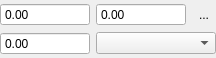
<?xml version="1.0" encoding="UTF-8"?>
<ui version="4.0">
 <class>Form</class>
 <widget class="QWidget" name="Form">
  <property name="geometry">
   <rect>
    <x>0</x>
    <y>0</y>
    <width>216</width>
    <height>54</height>
   </rect>
  </property>
  <property name="windowTitle">
   <string>Form</string>
  </property>
  <layout class="QGridLayout" name="gridLayout">
   <property name="leftMargin">
    <number>0</number>
   </property>
   <property name="topMargin">
    <number>3</number>
   </property>
   <property name="rightMargin">
    <number>0</number>
   </property>
   <property name="bottomMargin">
    <number>3</number>
   </property>
   <property name="spacing">
    <number>6</number>
   </property>
   <item row="0" column="0">
    <widget class="MagnitudeSpinBox" name="fromBox">
     <property name="toolTip">
      <string>Start Line</string>
     </property>
     <property name="buttonSymbols">
      <enum>QAbstractSpinBox::NoButtons</enum>
     </property>
    </widget>
   </item>
   <item row="0" column="1">
    <widget class="MagnitudeSpinBox" name="toBox">
     <property name="toolTip">
      <string>Finish Line</string>
     </property>
     <property name="buttonSymbols">
      <enum>QAbstractSpinBox::NoButtons</enum>
     </property>
    </widget>
   </item>
   <item row="0" column="2">
    <widget class="QToolButton" name="goButton">
     <property name="text">
      <string>...</string>
     </property>
     <property name="icon">
      <iconset resource="Experiment.qrc">
       <normaloff>:/openicon/icons/media-playback-start-7.png</normaloff>:/openicon/icons/media-playback-start-7.png</iconset>
     </property>
     <property name="autoRaise">
      <bool>true</bool>
     </property>
    </widget>
   </item>
   <item row="1" column="0">
    <widget class="MagnitudeSpinBox" name="stepsBox">
     <property name="toolTip">
      <string>number of steps</string>
     </property>
     <property name="buttonSymbols">
      <enum>QAbstractSpinBox::NoButtons</enum>
     </property>
    </widget>
   </item>
   <item row="1" column="1" colspan="2">
    <widget class="QComboBox" name="comboBox">
     <property name="toolTip">
      <string>Envelope type</string>
     </property>
    </widget>
   </item>
  </layout>
 </widget>
 <customwidgets>
  <customwidget>
   <class>MagnitudeSpinBox</class>
   <extends>QDoubleSpinBox</extends>
   <header>uiModules.MagnitudeSpinBox</header>
  </customwidget>
 </customwidgets>
 <tabstops>
  <tabstop>fromBox</tabstop>
  <tabstop>toBox</tabstop>
  <tabstop>stepsBox</tabstop>
  <tabstop>comboBox</tabstop>
  <tabstop>goButton</tabstop>
 </tabstops>
 <resources>
  <include location="Experiment.qrc"/>
 </resources>
 <connections/>
</ui>
